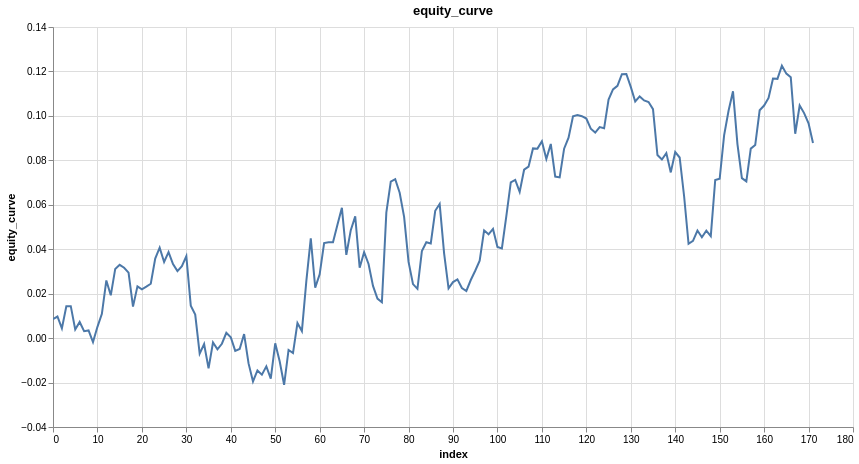

Notebook code for this chart:
### Code cell
features = ['close_log_return_lag_1']
model = LinearModel(len(features))
model_trades = research.learn_model_trades(ts.drop_nulls(), features, target, model, loss=nn.L1Loss())
model_trades = research.add_tx_fees_log(model_trades, maker_fee, taker_fee)
research.plot_column(model_trades, 'equity_curve')

### Figure 1 — Vega-Lite specification as saved in the notebook (floating-point values rounded to 4 significant figures; data arrays with more than 128 entries replaced by an {"elided": "..."} marker saying what was removed)
{"config": {"view": {"continuousWidth": 300, "continuousHeight": 300}}, "data": {"name": "data-2e8f659b8ae2edb44a58466a746f7a37"}, "mark": {"type": "line", "tooltip": true}, "encoding": {"x": {"field": "index", "type": "quantitative"}, "y": {"field": "equity_curve", "type": "quantitative"}}, "height": 400, "params": [{"name": "param_1e9efca18e7a2868", "select": {"type": "interval", "encodings": ["x", "y"]}, "bind": "scales"}], "title": "equity_curve", "width": 800, "$schema": "https://vega.github.io/schema/vega-lite/v6.4.1.json", "datasets": {"data-2e8f659b8ae2edb44a58466a746f7a37": {"elided": "172 records"}}}
